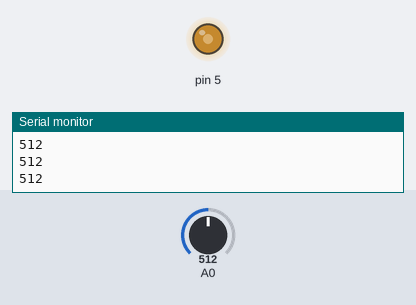
A sketch run on a simulated Arduino Uno, built with avr-gcc and run on an emulated ATmega328P. Parts: output pins drawn as LEDs (lit = HIGH), the last lines printed to the serial monitor. Inputs (shaded band) come from the test bench; at power-on: A0 = 512.

Above: at 1.2 s.
1.3 s: A0 set to 716
At 2.5 s:
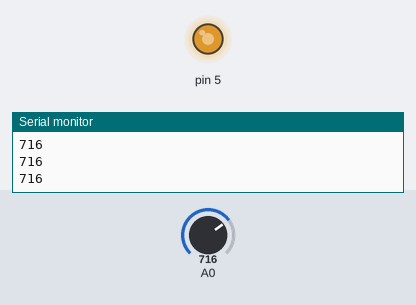
2.8 s: A0 set to 900
At 3.8 s:
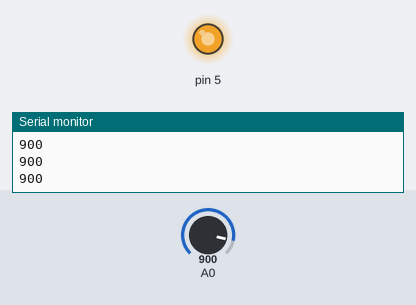
4.3 s: A0 set to 122
At 4.9 s:
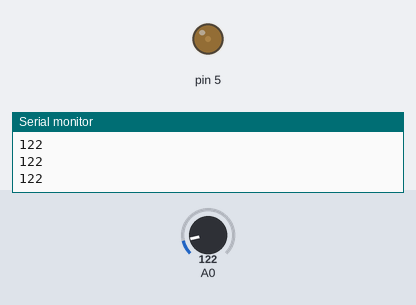
5.8 s: A0 set to 0
At 7.0 s:
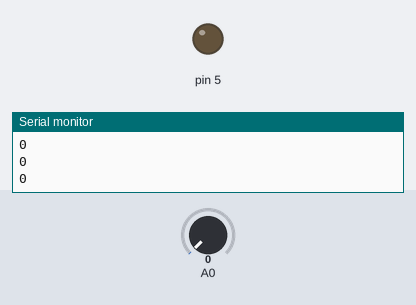
7.3 s: A0 set to 511
At 8.3 s:
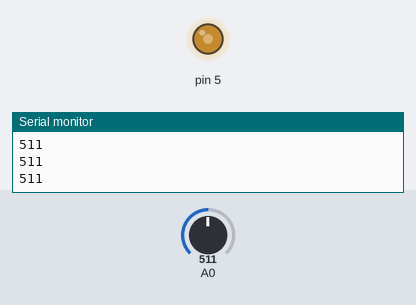
Timing chart, 0 to 9.8 s (numbered marks = the images above; inputs shaded):
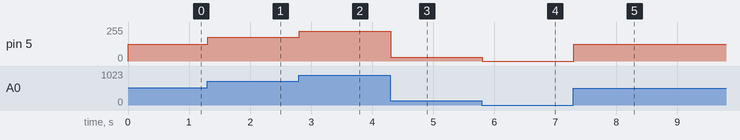

The sketch:

analog_output_-_creating_a_fading_LED.ino
```cpp
void setup() {

pinMode(5 , OUTPUT);
Serial.begin(9600);


}

void loop() {

int potstate = analogRead(A0);
Serial.println(potstate);                              // its resolution is 0 to 1023
int mappedstate = map(potstate , 0 , 1023 , 0 , 255);
analogWrite(5 , mappedstate); // but the resolution of analogWrite is 0 to 255 but potstate takes value from 0 to 1023 and


}
```

Measured:
- after the input at 1.3 s, pin 5: 127/255 → 178/255 at once
- after the input at 2.8 s, pin 5: 178/255 → 224/255 at once
- after the input at 4.3 s, pin 5: 224/255 → 30/255 at once
- after the input at 5.8 s, pin 5: 30/255 → 0/255 at once
- after the input at 7.3 s, pin 5: 0/255 → 127/255 at once
